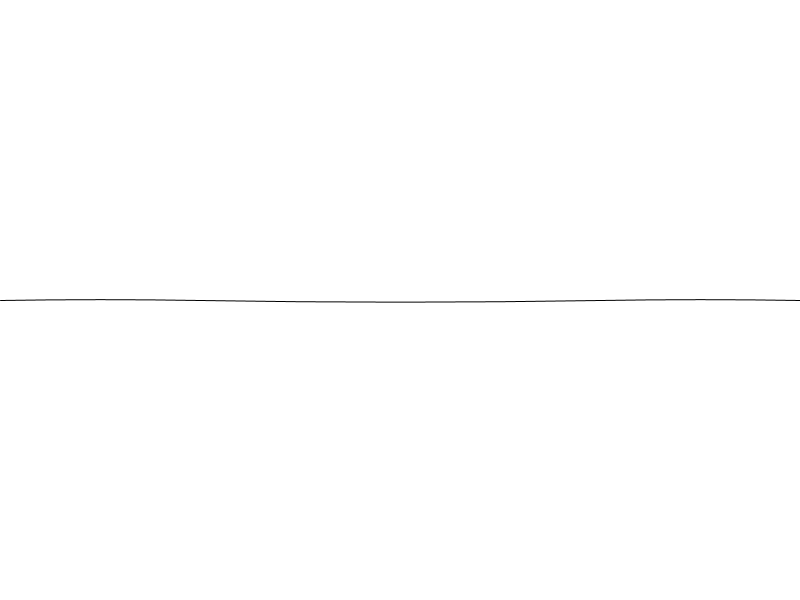
Frame 1 (no input)
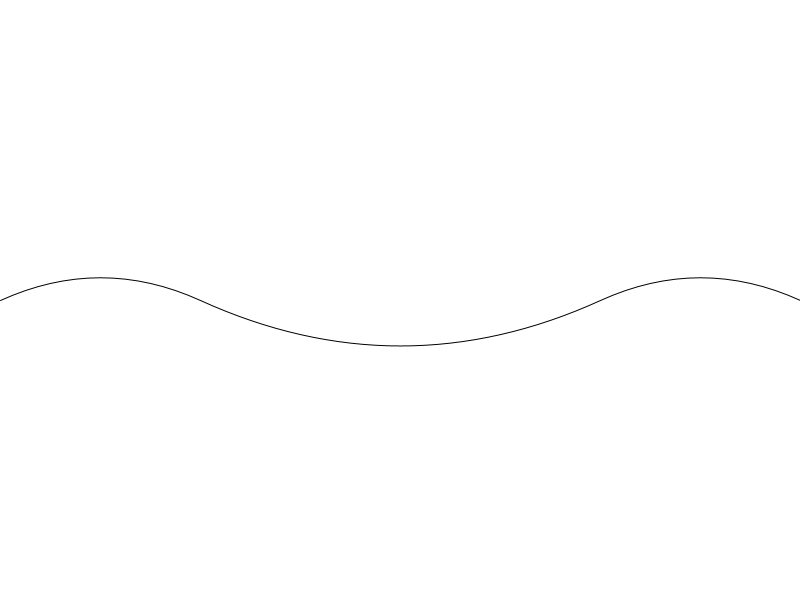
Frame 60 (the mouse pressed at the canvas centre just before this capture)
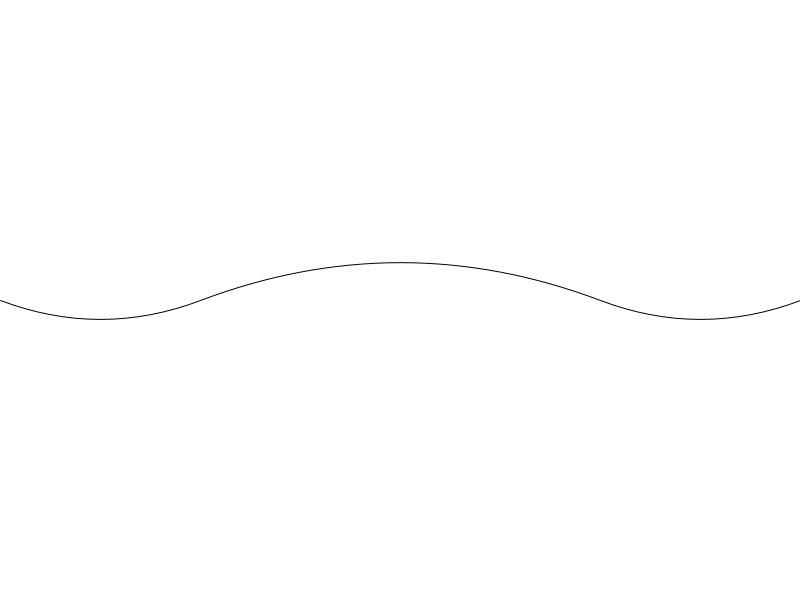
Frame 120 (the mouse held since frame 60 and released just before this capture)

The Processing sketch that drew these frames (run headless with seeded random() and noise(); from frame 60 on, the mouse is pressed at the canvas centre):

// Processing sketch: Waves
// ── Waves.pde
float halfHeight, halfWidth;

void setup() {
  size(800, 600);
  noFill();
  halfHeight = height / 2;
  halfWidth = width / 2;
}

void draw() {
  background(255);
  translate(0, halfHeight);
  float y = sin(frameCount / 30f) * 100;

  beginShape();
    vertex(0, 0);
    quadraticVertex(100, y * -0.5, 200, 0);
//    vertex(200, halfHeight);
    quadraticVertex(halfWidth, y, 600, 0);
    quadraticVertex(700, y * -0.5, 800, 0);
  endShape();
}
